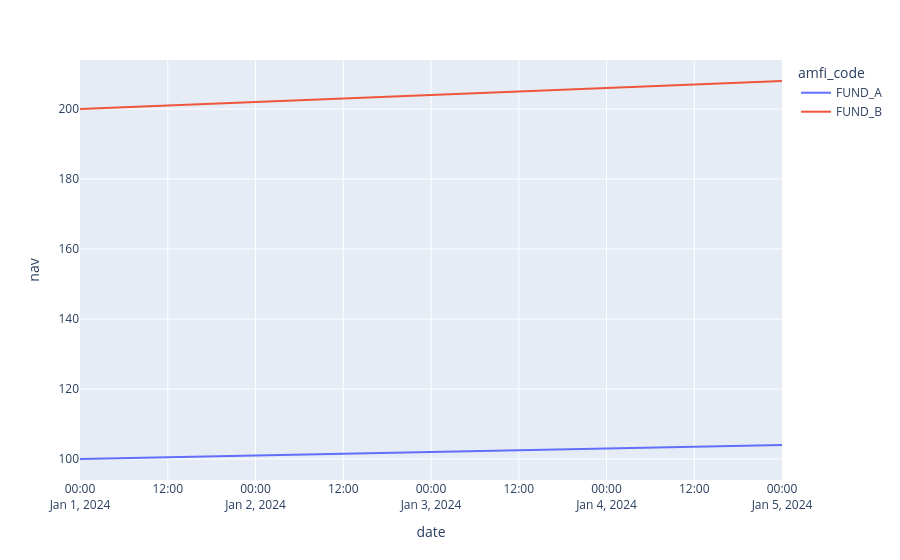

The notebook cell this image was saved under:
### Code cell
import plotly.express as px

if not nav.empty:
    fig = px.line(nav, x="date", y="nav", color="amfi_code")
    fig.show()
else:
    print("No data available for plotting")

### Figure 1 — Plotly figure (JSON) as saved in the notebook; plotly's stock layout.template omitted (floating-point values rounded to 4 significant figures)
{"data": [{"hovertemplate": "amfi_code=FUND_A<br>date=%{x}<br>nav=%{y}<extra></extra>", "legendgroup": "FUND_A", "line": {"color": "#636efa", "dash": "solid"}, "marker": {"symbol": "circle"}, "mode": "lines", "name": "FUND_A", "orientation": "v", "showlegend": true, "type": "scatter", "x": ["2024-01-01", "2024-01-02", "2024-01-03", "2024-01-04", "2024-01-05"], "xaxis": "x", "y": [100, 101, 102, 103, 104], "yaxis": "y"}, {"hovertemplate": "amfi_code=FUND_B<br>date=%{x}<br>nav=%{y}<extra></extra>", "legendgroup": "FUND_B", "line": {"color": "#EF553B", "dash": "solid"}, "marker": {"symbol": "circle"}, "mode": "lines", "name": "FUND_B", "orientation": "v", "showlegend": true, "type": "scatter", "x": ["2024-01-01", "2024-01-02", "2024-01-03", "2024-01-04", "2024-01-05"], "xaxis": "x", "y": [200, 202, 204, 206, 208], "yaxis": "y"}], "layout": {"legend": {"title": {"text": "amfi_code"}, "tracegroupgap": 0}, "margin": {"t": 60}, "xaxis": {"anchor": "y", "domain": [0, 1], "title": {"text": "date"}}, "yaxis": {"anchor": "x", "domain": [0, 1], "title": {"text": "nav"}}}}
